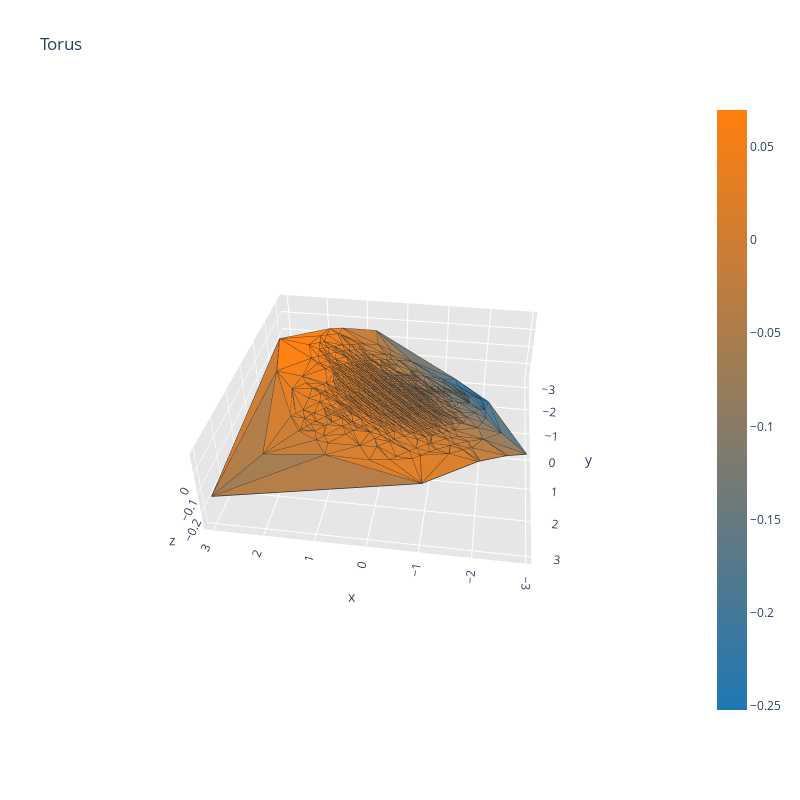

The notebook cell saved with this chart:
### Code cell
import plotly.figure_factory as ff
import plotly.express as px
import numpy as np
import plotly
from scipy.spatial import Delaunay
from plotly.offline import download_plotlyjs, init_notebook_mode, plot, iplot
import plotly.graph_objects as go

x = np.array(x_ori)
y = np.array(y_ori)
z = ((0.03684483*x) + (0.0200606*y) + (-0.00742518*(x **2)) + (-0.02158624*(x*y)) + (-0.005749096*(y **2)))
points2D = np.vstack([x,y]).T
tri = Delaunay(points2D)
simplices = tri.simplices

fig = ff.create_trisurf(x=x, y=y, z=z,
                         simplices=simplices,
                         title="Torus", aspectratio=dict(x=1, y=1, z=0.3))

fig.show()

### Figure 1 — Plotly figure (JSON) as saved in the notebook; plotly's stock layout.template omitted (floating-point values rounded to 4 significant figures; data arrays with more than 128 entries replaced by an {"elided": "..."} marker saying what was removed)
{"data": [{"facecolor": {"elided": "1549 str values"}, "i": {"elided": "1549 int values"}, "j": {"elided": "1549 int values"}, "k": {"elided": "1549 int values"}, "name": "", "type": "mesh3d", "x": {"elided": "3404 float values"}, "y": {"elided": "3404 float values"}, "z": {"elided": "3404 float values"}}, {"line": {"color": "rgb(50, 50, 50)", "width": 1.5}, "mode": "lines", "showlegend": false, "type": "scatter3d", "x": {"elided": "7745 float values"}, "y": {"elided": "7745 float values"}, "z": {"elided": "7745 float values"}}, {"hoverinfo": "none", "marker": {"color": [-0.2521, 0.06962], "colorscale": [[0, "rgb(31, 119, 180)"], [1, "rgb(255, 127, 14)"]], "showscale": true, "size": 0.1}, "mode": "markers", "showlegend": false, "type": "scatter3d", "x": [1], "y": [-1.333], "z": [0.02123]}], "layout": {"height": 800, "scene": {"aspectratio": {"x": 1, "y": 1, "z": 0.3}, "camera": {"center": {"x": 0, "y": 0, "z": 0}, "eye": {"x": -0.3, "y": 2.061, "z": 1.508}, "projection": {"type": "perspective"}, "up": {"x": 0, "y": 0, "z": 1}}, "xaxis": {"backgroundcolor": "rgb(230, 230, 230)", "gridcolor": "rgb(255, 255, 255)", "showbackground": true, "type": "linear", "zerolinecolor": "rgb(255, 255, 255)"}, "yaxis": {"backgroundcolor": "rgb(230, 230, 230)", "gridcolor": "rgb(255, 255, 255)", "showbackground": true, "type": "linear", "zerolinecolor": "rgb(255, 255, 255)"}, "zaxis": {"backgroundcolor": "rgb(230, 230, 230)", "gridcolor": "rgb(255, 255, 255)", "showbackground": true, "type": "linear", "zerolinecolor": "rgb(255, 255, 255)"}}, "title": {"text": "Torus"}, "width": 800}}
